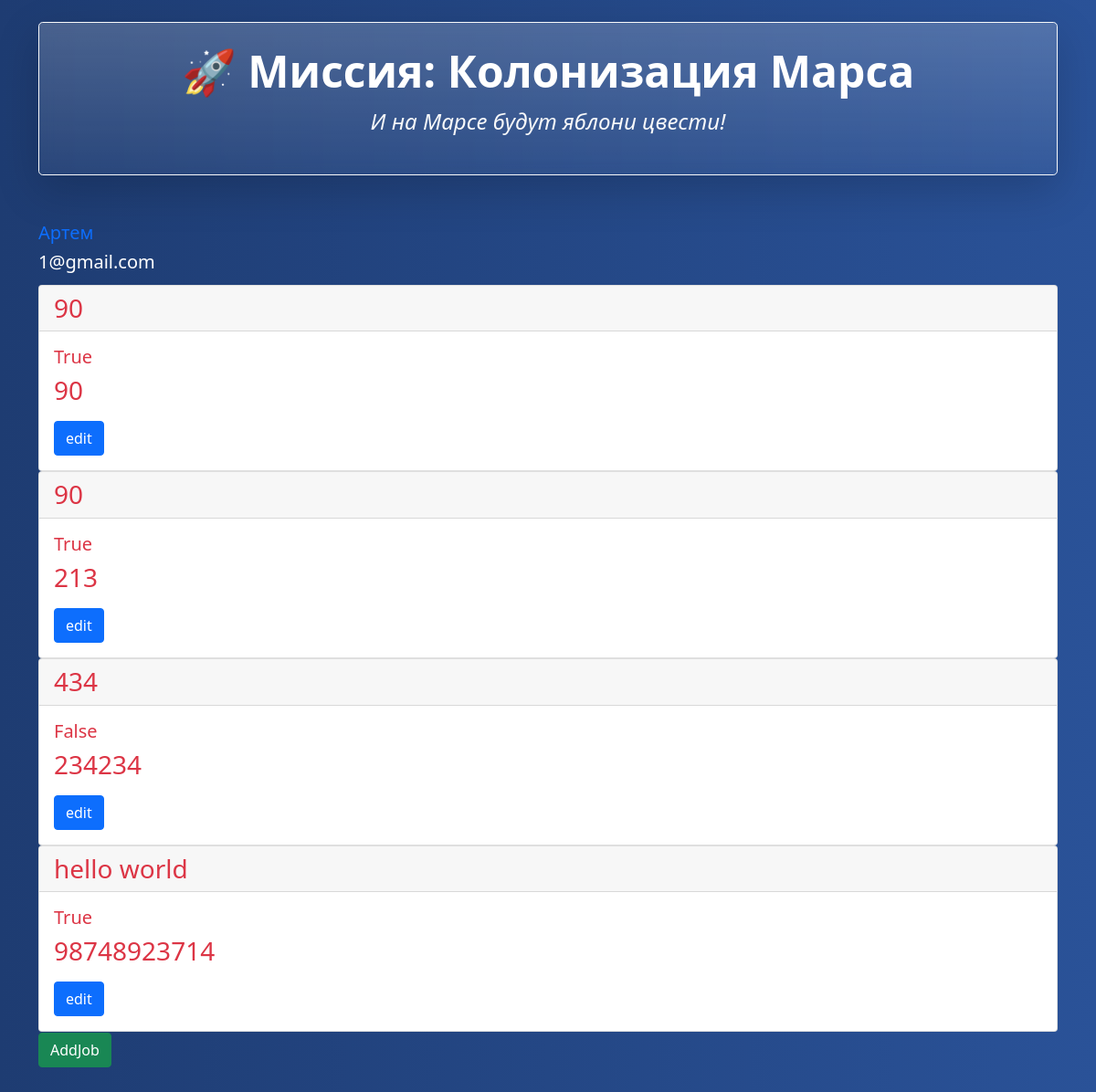
/ (signed in), run on the app's committed database.
### data/marsone.py (models this page shows, shortened)
class User(SqlAlchemyBase, UserMixin):
    __tablename__ = 'users'
    id = sqlalchemy.Column(
        sqlalchemy.Integer, primary_key=True, autoincrement=True)
    surname = sqlalchemy.Column(sqlalchemy.String(50), nullable=True)
    name = sqlalchemy.Column(sqlalchemy.String(50), nullable=True)
    age = sqlalchemy.Column(sqlalchemy.Integer)
    position = sqlalchemy.Column(sqlalchemy.String(100))
    speciality = sqlalchemy.Column(sqlalchemy.String(100))
    address = sqlalchemy.Column(sqlalchemy.String(200))
    email = sqlalchemy.Column(sqlalchemy.String(
        120), index=True, unique=True, nullable=True)
    hashed_password = sqlalchemy.Column(sqlalchemy.String(128), nullable=True)
    modified_date = sqlalchemy.Column(
        sqlalchemy.DateTime,
        default=datetime.datetime.now,
        onupdate=datetime.datetime.now
    )
    jobs = orm.relationship("Jobs", back_populates="user")
    department = orm.relationship('Department', back_populates='user')

class Jobs(SqlAlchemyBase):
    __tablename__ = 'jobs'
    id = sqlalchemy.Column(sa.Integer, primary_key=True, autoincrement=True)
    team_leader = sa.Column(
        sqlalchemy.Integer,
        sqlalchemy.ForeignKey('users.id'),
        nullable=False)
    job = sqlalchemy.Column(sqlalchemy.String(200))
    work_size = sqlalchemy.Column(sqlalchemy.Integer)
    collaborators = sqlalchemy.Column(sqlalchemy.JSON)
    start_date = sqlalchemy.Column(
        sqlalchemy.DateTime,
        default=datetime.datetime.now
    )
    end_date = sqlalchemy.Column(sqlalchemy.DateTime)
    is_finished = sqlalchemy.Column(
        sqlalchemy.Boolean,
        default=False
    )
    user = orm.relationship("User", back_populates="jobs")

### app.py (the view)
@app.route('/')
def home():
    ses = create_session()
    if current_user.is_authenticated:
        jobs = ses.query(Jobs).all()
        return render_template('home.html', jobs=jobs, current_user=current_user)
    else:
        return redirect('/login')

### app.py (called while the page is built)
@login_manager.user_loader
def load_user(user_id):
    session = create_session()
    return session.query(User).get(user_id)

### data/db_session.py (called while the page is built)
def create_session() -> Session:
    global __factory
    return __factory()

### templates/home.html
{% extends 'base.html' %}
{% block content %}
<div>
    {% if current_user.is_authenticated %}
    <a class="navbar-brand" href="/logout">{{ current_user.name }}</a>
    <h3 class='navbar-brand'>{{ current_user.email }}<h3>
    {% else %}
      <p>
          <a class="btn btn-primary " href="/register">Зарегистрироваться</a>
          <a class="btn btn-success" href="/login">Войти</a>
      </p>
{% endif %}
  {% for elem in jobs %}
      <div class="card text-danger">
      <div class="card-header">
         {{ elem.job }}
      </div>
      <div class="card-body">
        <h5 class="card-title">{{ elem.is_finished }}</h5>
        <p class="card-text">{{ elem.work_size }}</p>
        <a href="ed/{{ elem.id }}" class="btn btn-primary">edit</a>
      </div>
    </div>
  {% endfor %}
  <a href='/addjob', class='btn btn-success'>AddJob</a>
</div>
{% endblock %}

### static/css/base.css (style rules this page uses)
body { background: linear-gradient(to right, #1e3c72, #2a5298); }

### data on the page
User: name "Артем", email "1@gmail.com"
Jobs: job "90", is_finished "True", work_size "90"
Jobs: job "90", is_finished "True", work_size "213"
Jobs: job "434", is_finished "False", work_size "234234"
Jobs: job "hello world", is_finished "True", work_size "98748923714"
